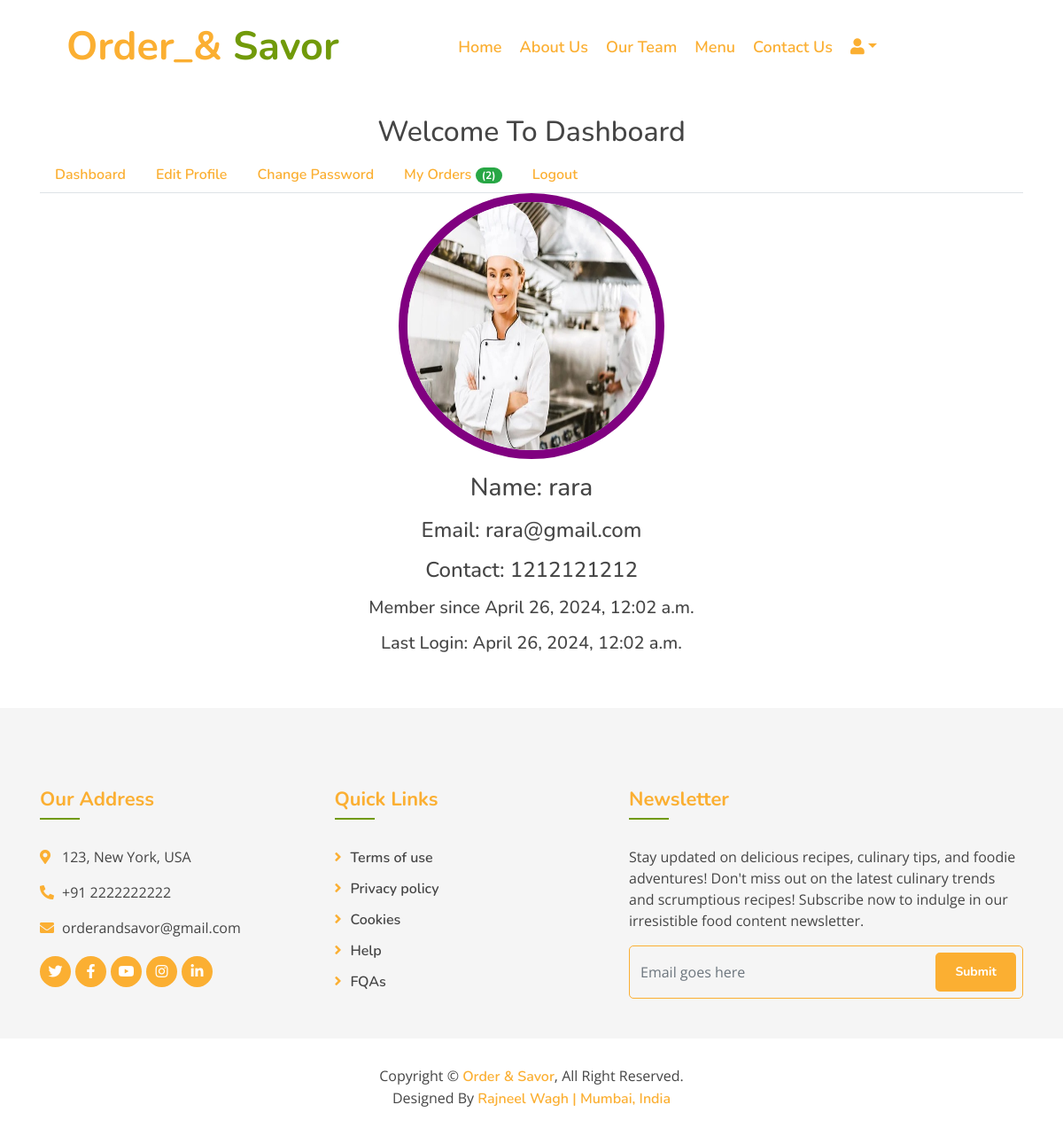
Screenshot of /dashboard/ (signed in) with the database file from the repository.
### myapp/models.py (models this page shows, shortened)
class Profile(models.Model):
    user = models.OneToOneField(User, on_delete=models.CASCADE)
    profile_pic = models.ImageField(upload_to='media/profiles/', null=True, blank=True)
    contact_number = models.CharField(max_length=15, null=True, blank=True)
    address = models.TextField(blank=True)
    updated_on = models.DateTimeField(auto_now=True)
    class Meta:
        verbose_name_plural = "Profile Table"

### myapp/views.py (the view, shortened to what this page needs)
# urls.py: path('dashboard/', views.dashboard, name='dashboard'),
def dashboard(request):
    context={}
    login_user = get_object_or_404(User, id = request.user.id) # will return some or the other id
    profile = Profile.objects.get(user__id=request.user.id)
    context['profile'] = profile
    orders = Order.objects.filter(customer__user__id=request.user.id).order_by('-id')
    context['orders']=orders
    return render(request, 'dashboard.html', context)

### templates/dashboard.html (shortened to what this page needs)
{% extends "base.html" %}
{% block content %}
<section id="mu-contact" style="padding-top:100px;">
    <div class="container">
        <div class="row">
            <div class="col-md-12">
                <div class="mu-contact-area">
                    <div class="mu-heading-area text-center">
                        <h2 class="mu-heading-title" style="margin-top: 30px;">Welcome To Dashboard</h2>
                    </div>
                    <div class="mu-contact-content">
                        <ul class="nav nav-tabs">
                            <li class="nav-item">
                                <a href="#dash" class="nav-link" data-toggle="tab">Dashboard</a>
                            </li>
                            <li class="nav-item">
                                <a href="#edit" class="nav-link" data-toggle="tab">Edit Profile</a>
                            </li>
                            <li class="nav-item">
                                <a href="#cpass" class="nav-link" data-toggle="tab">Change Password</a>
                            </li>
                            <li class="nav-item">
                                <a href="#orders" class="nav-link" data-toggle="tab">My Orders
                                    <span class="badge badge-success badge-pill">({{orders|length}})</span>
                                </a>
                            </li>
                            <li class="nav-item">
                                <a href="{% url 'logout' %}" class="nav-link" >Logout</a>
                            </li>
                        </ul>
                        <div class="tab-content">
                            <div class="tab-pane container-fluid active" id="dash">
                                <div class="row">
                                    <div class="col-md-12 text-center dash-content">
                                        {% if profile.profile_pic %}
                                        <div>
                                        <img src="{{profile.profile_pic.url }}" style="height:300px; width:300px; border-radius:150px; border:10px solid purple;" alt="" class="pic"></div>
                                        {% else %}
                                        <span><h1>Welcome {{ profile.user.first_name }}!</h1></span>
                                        {% endif %}
                                        <p><h3>Name: {{user.first_name}} {{user.last_name}}</h3></p>
                                        <p><h4>Email: {{user.email}}</h4></p>
                                        <p><h4>Contact: {{profile.contact_number}}</h4></p>
                                        <p><h5>Member since {{user.date_joined}}</h5></p>
                                        <p><h5>Last Login: {{user.last_login}}</h5></p>
                                    </div>
                                </div>
                            </div>
                        </div>
                    </div>
                </div>
            </div>
        </div>
    </div>
</section>
{% endblock %}

### static/css/style.css (style rules this page uses)
body { color: #757575; background: #ffffff; font-family: 'open sans', sans-serif; }
h1, h2, h3, h4, h5, h6 { color: #454545; font-family: 'Nunito', sans-serif; }
a { font-family: 'Nunito', sans-serif; font-weight: 600; color: #fbaf32; transition: .3s; }
.container-fluid { max-width: 1366px; }

### rows the page displays
Profile: profile_pic (picture), contact_number "1212121212"

### other values shown
{{ orders|length }} "2"
{{ user.first_name }} "rara"
{{ user.email }} "rara@gmail.com"
{{ user.date_joined }} "April 26, 2024, 12:02 a.m."
{{ user.last_login }} "April 26, 2024, 12:02 a.m."
